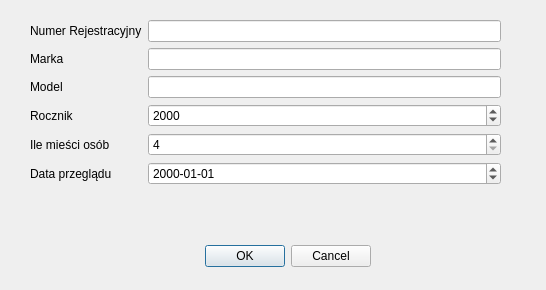
<?xml version="1.0" encoding="UTF-8"?>
<ui version="4.0">
 <class>DodajAuto</class>
 <widget class="QDialog" name="DodajAuto">
  <property name="geometry">
   <rect>
    <x>0</x>
    <y>0</y>
    <width>546</width>
    <height>290</height>
   </rect>
  </property>
  <property name="windowTitle">
   <string>Dialog</string>
  </property>
  <widget class="QDialogButtonBox" name="buttonBox">
   <property name="geometry">
    <rect>
     <x>30</x>
     <y>240</y>
     <width>341</width>
     <height>32</height>
    </rect>
   </property>
   <property name="orientation">
    <enum>Qt::Horizontal</enum>
   </property>
   <property name="standardButtons">
    <set>QDialogButtonBox::Cancel|QDialogButtonBox::Ok</set>
   </property>
  </widget>
  <widget class="QWidget" name="formLayoutWidget">
   <property name="geometry">
    <rect>
     <x>30</x>
     <y>20</y>
     <width>471</width>
     <height>191</height>
    </rect>
   </property>
   <layout class="QFormLayout" name="formLayout">
    <item row="0" column="0">
     <widget class="QLabel" name="label_11">
      <property name="text">
       <string>Numer Rejestracyjny</string>
      </property>
     </widget>
    </item>
    <item row="0" column="1">
     <widget class="QLineEdit" name="NumRLE"/>
    </item>
    <item row="1" column="0">
     <widget class="QLabel" name="label_6">
      <property name="text">
       <string>Marka</string>
      </property>
     </widget>
    </item>
    <item row="1" column="1">
     <widget class="QLineEdit" name="MarkaLE"/>
    </item>
    <item row="2" column="0">
     <widget class="QLabel" name="label_9">
      <property name="text">
       <string>Model</string>
      </property>
     </widget>
    </item>
    <item row="2" column="1">
     <widget class="QLineEdit" name="ModelLE"/>
    </item>
    <item row="3" column="0">
     <widget class="QLabel" name="label_8">
      <property name="text">
       <string>Rocznik</string>
      </property>
     </widget>
    </item>
    <item row="3" column="1">
     <widget class="QSpinBox" name="rocznikSpinBox">
      <property name="minimum">
       <number>1900</number>
      </property>
      <property name="maximum">
       <number>2100</number>
      </property>
      <property name="value">
       <number>2000</number>
      </property>
     </widget>
    </item>
    <item row="4" column="0">
     <widget class="QLabel" name="label_2">
      <property name="text">
       <string>Ile mieści osób</string>
      </property>
     </widget>
    </item>
    <item row="4" column="1">
     <widget class="QSpinBox" name="osobSpinBox">
      <property name="minimum">
       <number>4</number>
      </property>
      <property name="maximum">
       <number>9</number>
      </property>
     </widget>
    </item>
    <item row="5" column="0">
     <widget class="QLabel" name="dataPrzegladuLabel">
      <property name="text">
       <string>Data przeglądu</string>
      </property>
     </widget>
    </item>
    <item row="5" column="1">
     <widget class="QDateEdit" name="dataPrzegladuDateEdit">
      <property name="displayFormat">
       <string>yyyy-MM-dd</string>
      </property>
     </widget>
    </item>
   </layout>
  </widget>
 </widget>
 <resources/>
 <connections>
  <connection>
   <sender>buttonBox</sender>
   <signal>accepted()</signal>
   <receiver>DodajAuto</receiver>
   <slot>accept()</slot>
   <hints>
    <hint type="sourcelabel">
     <x>248</x>
     <y>254</y>
    </hint>
    <hint type="destinationlabel">
     <x>157</x>
     <y>274</y>
    </hint>
   </hints>
  </connection>
  <connection>
   <sender>buttonBox</sender>
   <signal>rejected()</signal>
   <receiver>DodajAuto</receiver>
   <slot>reject()</slot>
   <hints>
    <hint type="sourcelabel">
     <x>316</x>
     <y>260</y>
    </hint>
    <hint type="destinationlabel">
     <x>286</x>
     <y>274</y>
    </hint>
   </hints>
  </connection>
 </connections>
</ui>
